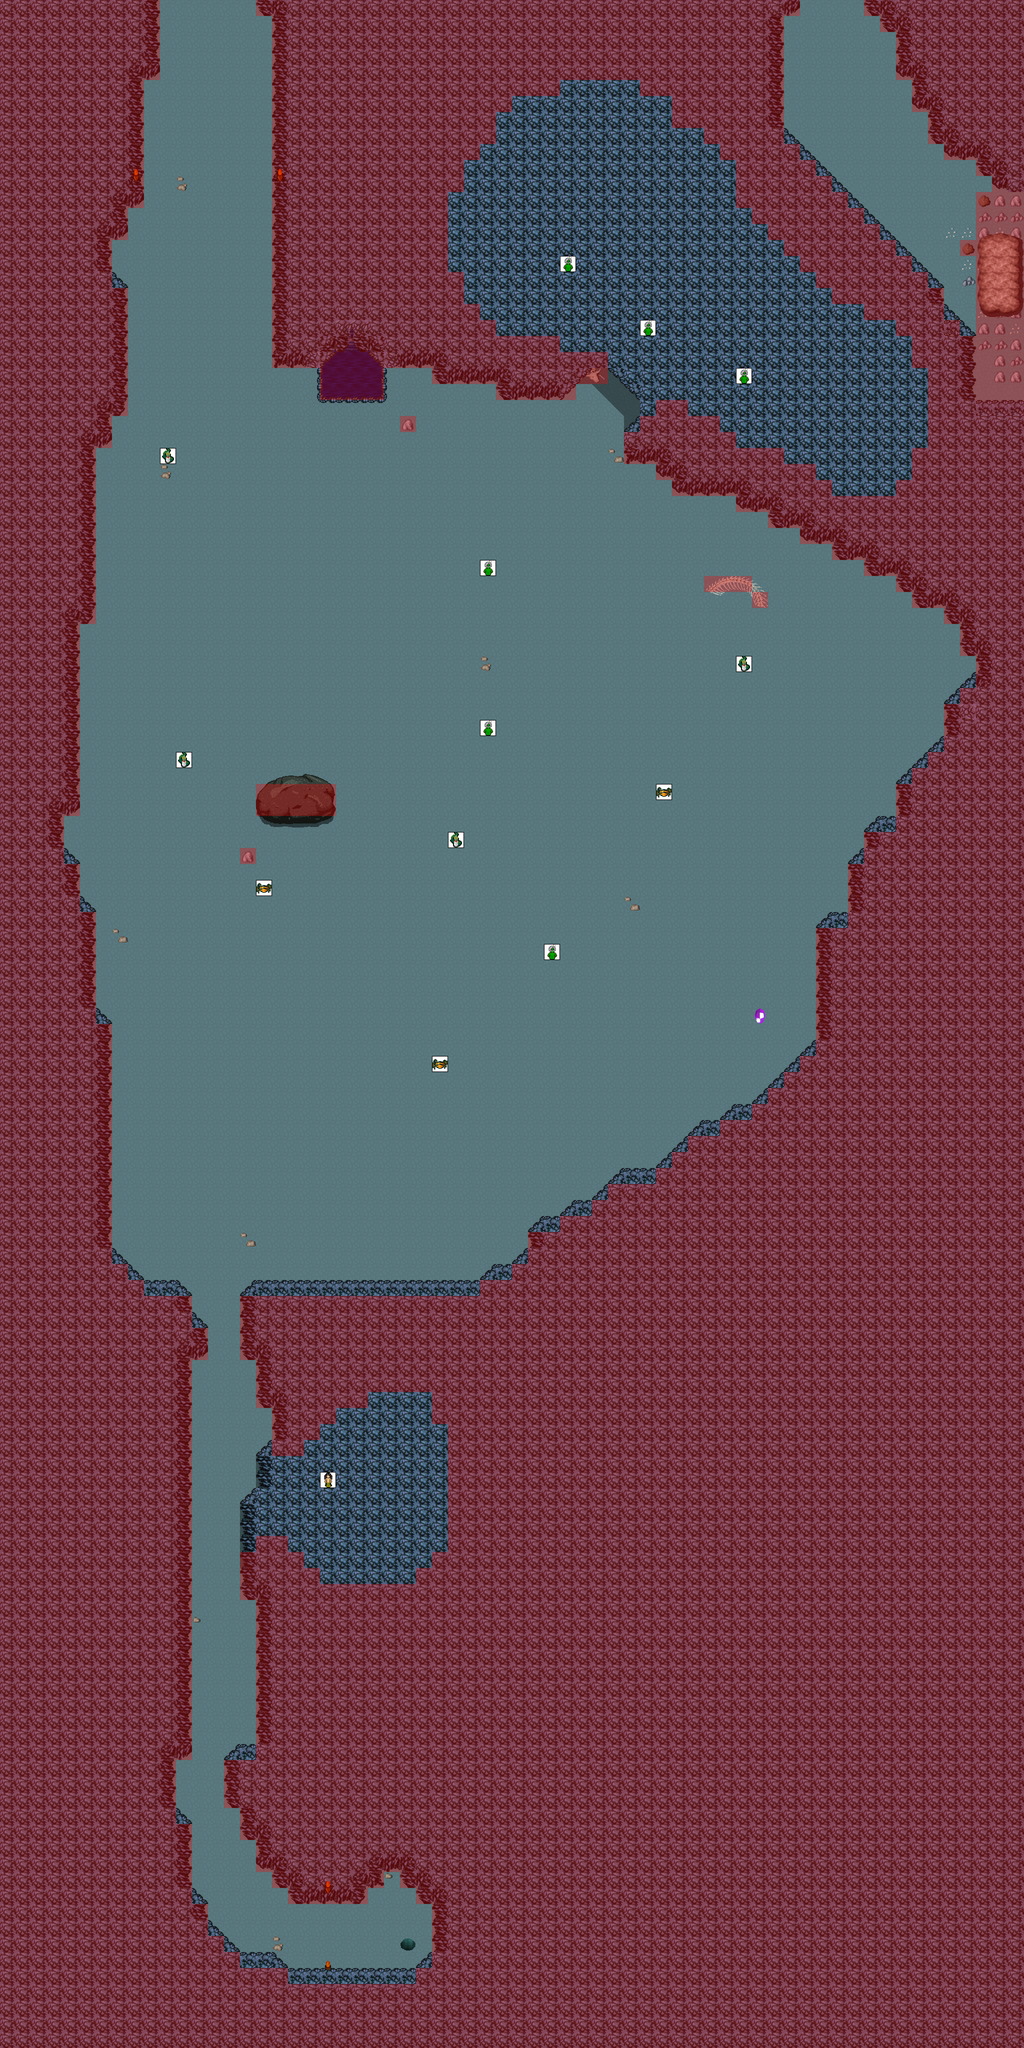

This is a level from a 2D game, rendered from its Tiled map with the project's own tilesets. A one-line summary and the map file follow, with tile-layer data summarised:
An orthogonal 64x128 tile map with 32x32 px tiles, 7 tile layers (0_floor, 1_terrain, 2_object, 3_roof, ...), 3 hidden layers not drawn, 20 tilesets.

<map version="1.0" tiledversion="1.1.6" orientation="orthogonal" renderorder="right-down" width="64" height="128" tilewidth="32" tileheight="32" infinite="0" nextobjectid="1">
 <tileset firstgid="1" name="collision" tilewidth="32" tileheight="32" tilecount="1" columns="1">
  <image source="../../tileset/logic/collision.png" width="32" height="32" />
 </tileset>
 <tileset firstgid="2" name="creature/naga" tilewidth="32" tileheight="32" tilecount="4" columns="4">
  <image source="../../tileset/logic/creature/naga.png" width="128" height="32" />
 </tileset>
 <tileset firstgid="6" name="creature/animal" tilewidth="32" tileheight="32" tilecount="30" columns="30">
  <image source="../../tileset/logic/creature/animal.png" width="960" height="32" />
 </tileset>
 <tileset firstgid="36" name="rocks" tilewidth="32" tileheight="32" tilecount="4" columns="2">
  <image source="../../tileset/ground/rock/rocks.png" width="64" height="64" />
 </tileset>
 <tileset firstgid="40" name="pebbles" tilewidth="32" tileheight="32" tilecount="3" columns="1">
  <image source="../../tileset/ground/rock/pebbles.png" width="32" height="96" />
 </tileset>
 <tileset firstgid="43" name="ground_4" tilewidth="32" tileheight="32" tilecount="40" columns="4">
  <image source="../../tileset/ground/ground_4.png" width="128" height="320" />
 </tileset>
 <tileset firstgid="83" name="interior_blue_rock" tilewidth="32" tileheight="32" tilecount="140" columns="10">
  <image source="../../tileset/building/wall/int_rock_blue.png" width="320" height="448" />
 </tileset>
 <tileset firstgid="223" name="large_boulder" tilewidth="32" tileheight="32" tilecount="9" columns="3">
  <image source="../../tileset/ground/rock/large_boulder.png" width="96" height="96" />
 </tileset>
 <tileset firstgid="232" name="large_pebble" tilewidth="32" tileheight="32" tilecount="2" columns="2">
  <image source="../../tileset/ground/rock/large_pebble.png" width="64" height="32" />
 </tileset>
 <tileset firstgid="234" name="huge_boulder" tilewidth="32" tileheight="32" tilecount="20" columns="5">
  <image source="../../tileset/ground/rock/huge_boulder.png" width="160" height="128" />
 </tileset>
 <tileset firstgid="254" name="pothole" tilewidth="32" tileheight="32" tilecount="4" columns="4">
  <image source="../../tileset/ground/pothole.png" width="128" height="32" />
 </tileset>
 <tileset firstgid="258" name="water" tilewidth="32" tileheight="32" tilecount="24" columns="3">
  <image source="../../tileset/ground/water/water.png" width="96" height="256" />
 </tileset>
 <tileset firstgid="282" name="item/corpse/huge_animal" tilewidth="32" tileheight="32" tilecount="16" columns="2">
  <image source="../../tileset/item/corpse/huge_animal.png" width="64" height="256" />
 </tileset>
 <tileset firstgid="298" name="snake_skeleton" tilewidth="32" tileheight="32" tilecount="16" columns="8">
  <image source="../../tileset/item/corpse/snake_skeleton.png" width="256" height="64" />
 </tileset>
 <tileset firstgid="314" name="water/foaming" tilewidth="32" tileheight="32" tilecount="8" columns="8">
  <image source="../../tileset/ground/water/foaming.png" width="256" height="32" />
 </tileset>
 <tileset firstgid="322" name="torchlight_5x4" tilewidth="32" tileheight="32" tilecount="96" columns="12">
  <image source="../../tileset/light/torchlight_5x4.png" width="384" height="256" />
 </tileset>
 <tileset firstgid="418" name="torch_2" tilewidth="32" tileheight="32" tilecount="9" columns="3">
  <image source="../../tileset/furniture/light/torch_2.png" width="96" height="96" />
 </tileset>
 <tileset firstgid="427" name="rotating_crystal" tilewidth="32" tileheight="32" tilecount="48" columns="8">
  <image source="../../tileset/object/rotating_crystal.png" width="256" height="192" />
 </tileset>
 <tileset firstgid="475" name="light/white_1x1" tilewidth="32" tileheight="32" tilecount="1" columns="1">
  <image source="../../tileset/light/white_1x1.png" width="32" height="32" />
 </tileset>
 <tileset firstgid="476" name="light_5x5" tilewidth="32" tileheight="32" tilecount="25" columns="5">
  <image source="../../tileset/light/light_5x5.png" width="160" height="160" />
 </tileset>
 <layer name="0_floor" width="64" height="128">
  <data>[8192 cells, 8192 non-empty, 5 distinct tile ids]</data>
 </layer>
 <layer name="1_terrain" width="64" height="128">
  <data>[8192 cells, 380 non-empty, 53 distinct tile ids]</data>
 </layer>
 <layer name="2_object" width="64" height="128">
  <data>[8192 cells, 35 non-empty, 18 distinct tile ids]</data>
 </layer>
 <layer name="3_roof" width="64" height="128">
  <data>[8192 cells, 811 non-empty, 22 distinct tile ids]</data>
 </layer>
 <layer name="4_roof_add" width="64" height="128">
  <data>[8192 cells, 1 non-empty, 1 distinct tile ids]</data>
 </layer>
 <layer name="objects" width="64" height="128">
  <data>[8192 cells, 14 non-empty, 4 distinct tile ids]</data>
 </layer>
 <layer name="collision" width="64" height="128" opacity="0.31">
  <data>[8192 cells, 4690 non-empty, 1 distinct tile ids]</data>
 </layer>
 <layer name="protection" width="64" height="128" visible="0">
  <data>[8192 cells, 0 non-empty, 0 distinct tile ids]</data>
 </layer>
 <layer name="blend_ground" width="64" height="128" visible="0" opacity="0.45">
  <data>[8192 cells, 85 non-empty, 30 distinct tile ids]</data>
 </layer>
 <layer name="blend_roof" width="64" height="128" visible="0" opacity="0.45">
  <data>[8192 cells, 7 non-empty, 7 distinct tile ids]</data>
 </layer>
</map>
